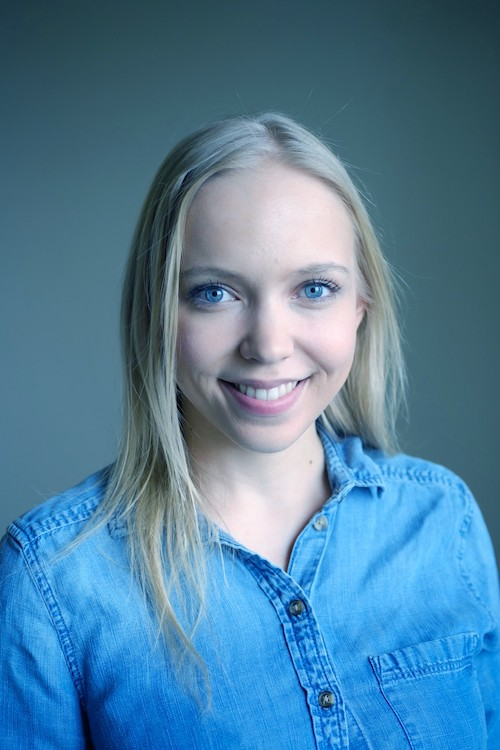
#> input picture Resources/testImage.jpg, 500 x 750 px
$ python color-detection-snippets.py
#> lines starting #> are read from the running program, lines starting #| are printed output that depends on the picture; after the words box and inside, x2 and y2 are one past the last pixel; in counts of white or black regions, pixels touching at a corner belong together
import cv2
import numpy as np

def stackImages(scale,imgArray):
    rows = len(imgArray)
    cols = len(imgArray[0])
    rowsAvailable = isinstance(imgArray[0], list)
    width = imgArray[0][0].shape[1]
    height = imgArray[0][0].shape[0]
    if rowsAvailable:
        for x in range ( 0, rows):
            for y in range(0, cols):
                if imgArray[x][y].shape[:2] == imgArray[0][0].shape [:2]:
                    imgArray[x][y] = cv2.resize(imgArray[x][y], (0, 0), None, scale, scale)
                else:
                    imgArray[x][y] = cv2.resize(imgArray[x][y], (imgArray[0][0].shape[1], imgArray[0][0].shape[0]), None, scale, scale)
                if len(imgArray[x][y].shape) == 2: imgArray[x][y]= cv2.cvtColor( imgArray[x][y], cv2.COLOR_GRAY2BGR)
        imageBlank = np.zeros((height, width, 3), np.uint8)
        hor = [imageBlank]*rows
        hor_con = [imageBlank]*rows
        for x in range(0, rows):
            hor[x] = np.hstack(imgArray[x])
        ver = np.vstack(hor)
    else:
        for x in range(0, rows):
            if imgArray[x].shape[:2] == imgArray[0].shape[:2]:
                imgArray[x] = cv2.resize(imgArray[x], (0, 0), None, scale, scale)
            else:
                imgArray[x] = cv2.resize(imgArray[x], (imgArray[0].shape[1], imgArray[0].shape[0]), None,scale, scale)
            if len(imgArray[x].shape) == 2: imgArray[x] = cv2.cvtColor(imgArray[x], cv2.COLOR_GRAY2BGR)
        hor= np.hstack(imgArray)
        ver = hor
    return ver


path = 'Resources/testImage.jpg'

# --- COLOR DETECTION ---
# 1) convert image to HSV
# 2) We don't usually know the color range so to help find the color range visually we use trackbars
# 3) Use min and max values to filter particular color from image using a mask
# 4) Add color to mask to see only filtered color from images

# Important: Name must be same in all ("Trackbars")
# createTrackbar requires always a function so we define just empty
def empty(a):
    pass

cv2.namedWindow("TrackBars")
cv2.resizeWindow("TrackBars",640,240)

# NOTE:
# For HSV, hue range is [0,179],
# saturation range is [0,255],
# value range is [0,255].
# Different software use different scales so if you are comparing
# OpenCV values with them, you need to normalize these ranges.
# https://docs.opencv.org/master/df/d9d/tutorial_py_colorspaces.html
cv2.createTrackbar("Hue Min","TrackBars",0,179,empty)
cv2.createTrackbar("Hue Max","TrackBars",19,179,empty)
cv2.createTrackbar("Sat Min","TrackBars",110,255,empty)
cv2.createTrackbar("Sat Max","TrackBars",240,255,empty)
cv2.createTrackbar("Val Min","TrackBars",153,255,empty)
cv2.createTrackbar("Val Max","TrackBars",255,255,empty)

while True:
    img = cv2.imread(path)
#> img is the input picture: shape (750, 500, 3); mean B, G, R 158.5, 128.4, 81.4
    imgHSV = cv2.cvtColor(img,cv2.COLOR_BGR2HSV)
#> imgHSV: shape (750, 500, 3); mean H, S, V 104.3, 120.8, 159.1
    # use hue, saturation and value from trackbar window values
    h_min = cv2.getTrackbarPos("Hue Min","TrackBars")
    h_max = cv2.getTrackbarPos("Hue Max", "TrackBars")
    s_min = cv2.getTrackbarPos("Sat Min", "TrackBars")
    s_max = cv2.getTrackbarPos("Sat Max", "TrackBars")
    v_min = cv2.getTrackbarPos("Val Min", "TrackBars")
    v_max = cv2.getTrackbarPos("Val Max", "TrackBars")
    print(h_min,h_max,s_min,s_max,v_min,v_max)

    # HOW TO FIND HSV VALUES (COLOR) TO DETECT WITHOUT TRACKBAR
    # green = np.uint8([[[0, 255, 0]]])
    # hsv_green = cv2.cvtColor(green, cv2.COLOR_BGR2HSV)
    # print(hsv_green)
    # >> [[[60 255 255]]]
    # Now you take [H-10, 100,100] and [H+10, 255, 255] as the lower bound and upper bound respectively.
    # Apart from this method, you can use any image editing tools like GIMP or any online converters to find these values,
    # but don't forget to adjust the HSV ranges.

    lower = np.array([h_min,s_min,v_min])
    upper = np.array([h_min,s_max,v_max])
    # use mask to detect a particular color in a given image using lower and upper limit
    # filter out image of given color
    # mask will return black and white image
    mask = cv2.inRange(imgHSV,lower,upper)
#> mask: shape (750, 500); every value is 0
    # to display color we want to detect in black and white color, we can use bitwise_and
    # - gets colored original pixel from original image if mask has a white pixel
    # - if mask pixel is black, it will remain black
    imgResult = cv2.bitwise_and(img,img,mask=mask)
#> imgResult: shape (750, 500, 3); every value is 0


    # [6 lines of commented-out code are left out]
    imgStack = stackImages(0.6,([img,imgHSV],[mask,imgResult]))
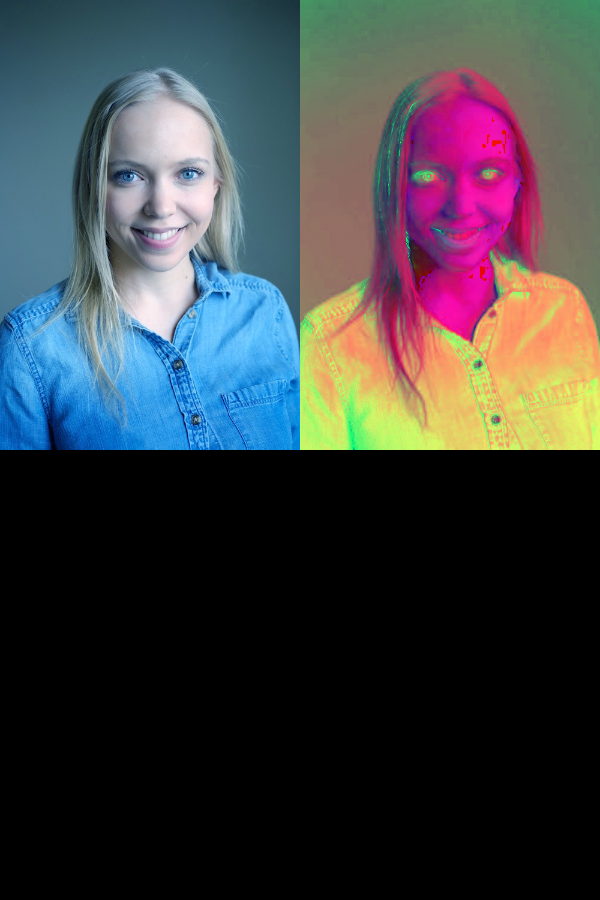
#> imgStack: shape (900, 600, 3); mean B, G, R 65.7, 62.3, 60.1
    cv2.imshow("Stacked Images", imgStack)

    cv2.waitKey(1)

$ run again, with Resources/cars.jpg copied over Resources/testImage.jpg
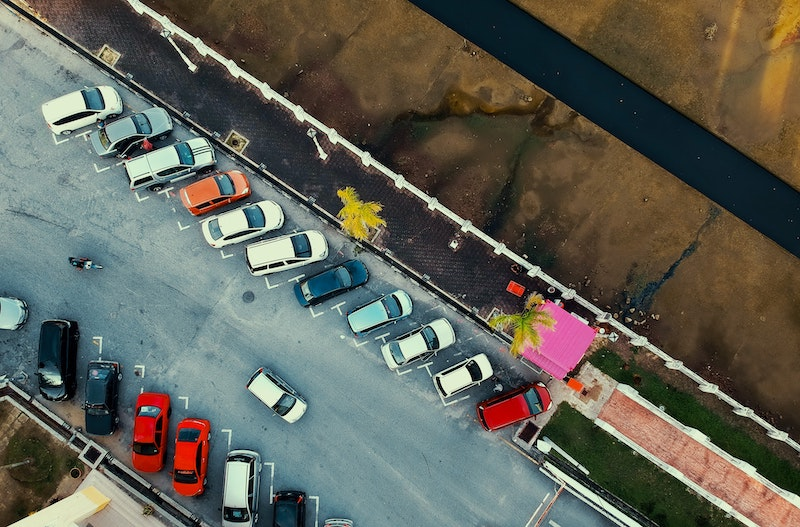
#> input picture Resources/cars.jpg, 800 x 527 px
#> img is the input picture: shape (527, 800, 3); mean B, G, R 87.1, 97.4, 97
#> imgHSV: shape (527, 800, 3); mean H, S, V 59.4, 96.3, 110.6
#> `mask = cv2.inRange(imgHSV,lower,upper)`:
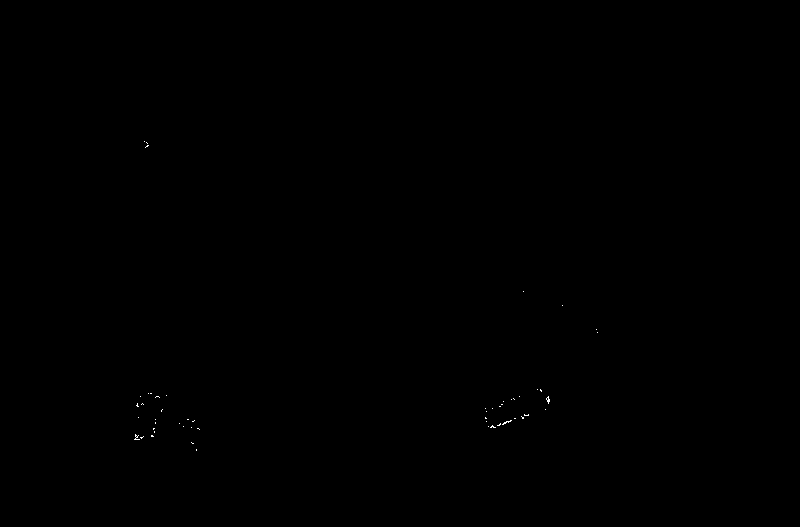
#> mask: shape (527, 800); 0.04% white in thin lines or dots, all inside (x1, y1, x2, y2) = (134, 141, 598, 451)
#> `imgStack = stackImages(0.6,([img,imgHSV],[mask,imgResult]))`:
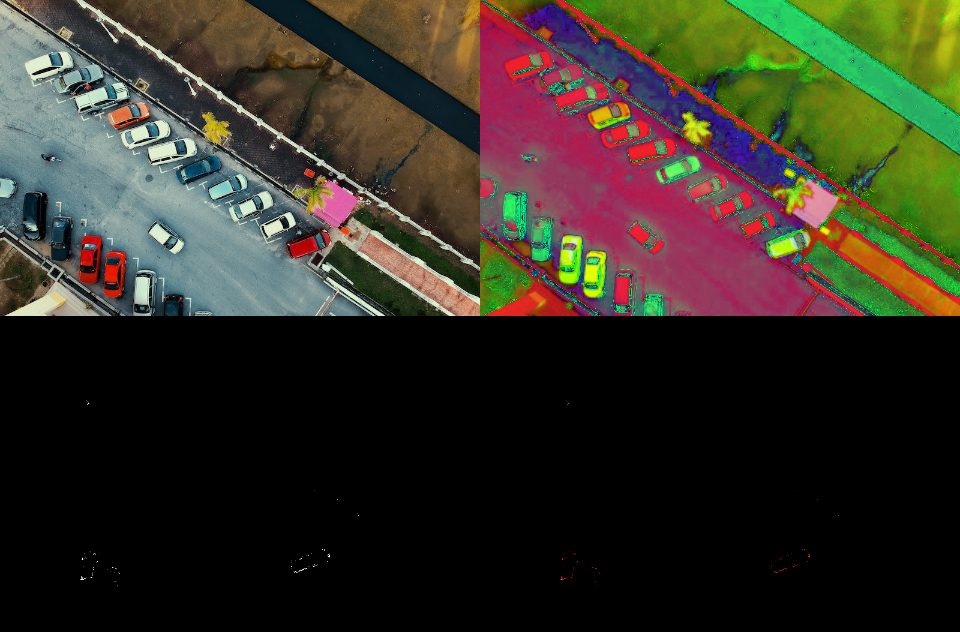
#> imgStack: shape (632, 960, 3); mean B, G, R 36.6, 48.4, 51.9

$ run again, with Resources/group_photo.jpg copied over Resources/testImage.jpg
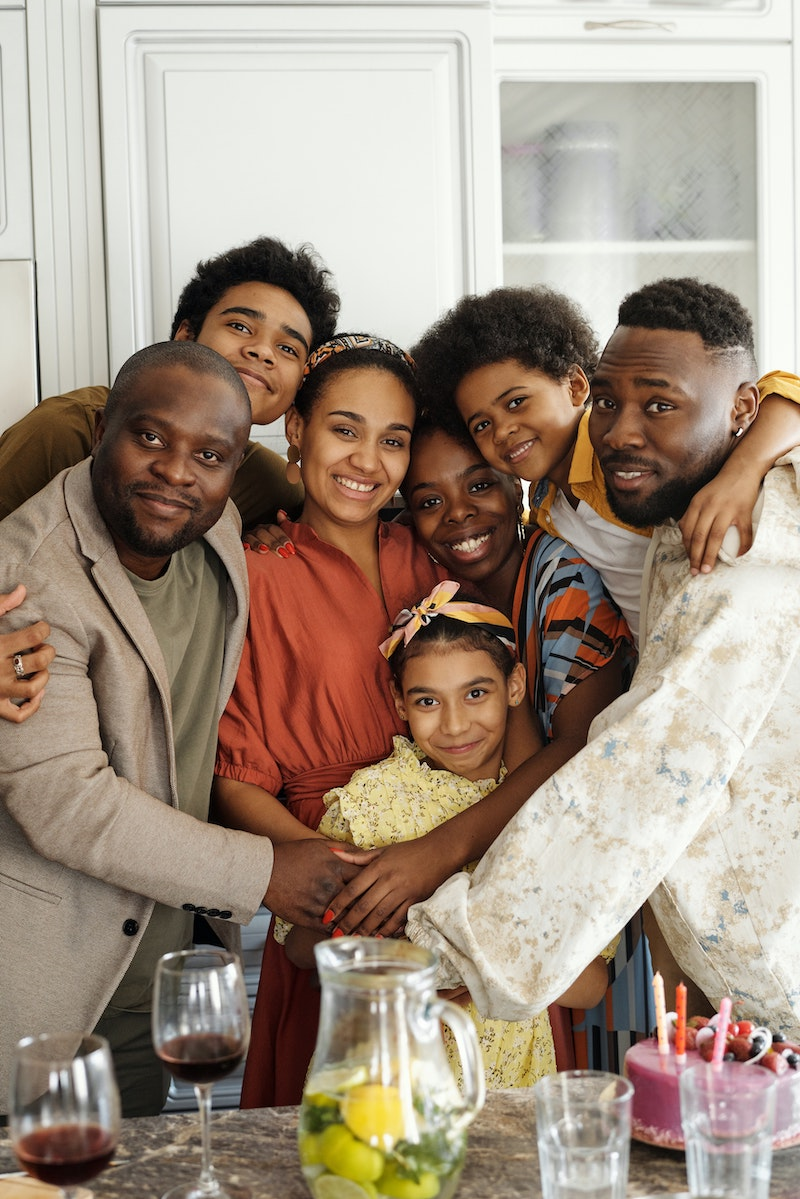
#> input picture Resources/group_photo.jpg, 800 x 1199 px
#> img is the input picture: shape (1199, 800, 3); mean B, G, R 129.6, 144.8, 161.7
#> imgHSV: shape (1199, 800, 3); mean H, S, V 27.9, 68.7, 162.6
#> `mask = cv2.inRange(imgHSV,lower,upper)`:
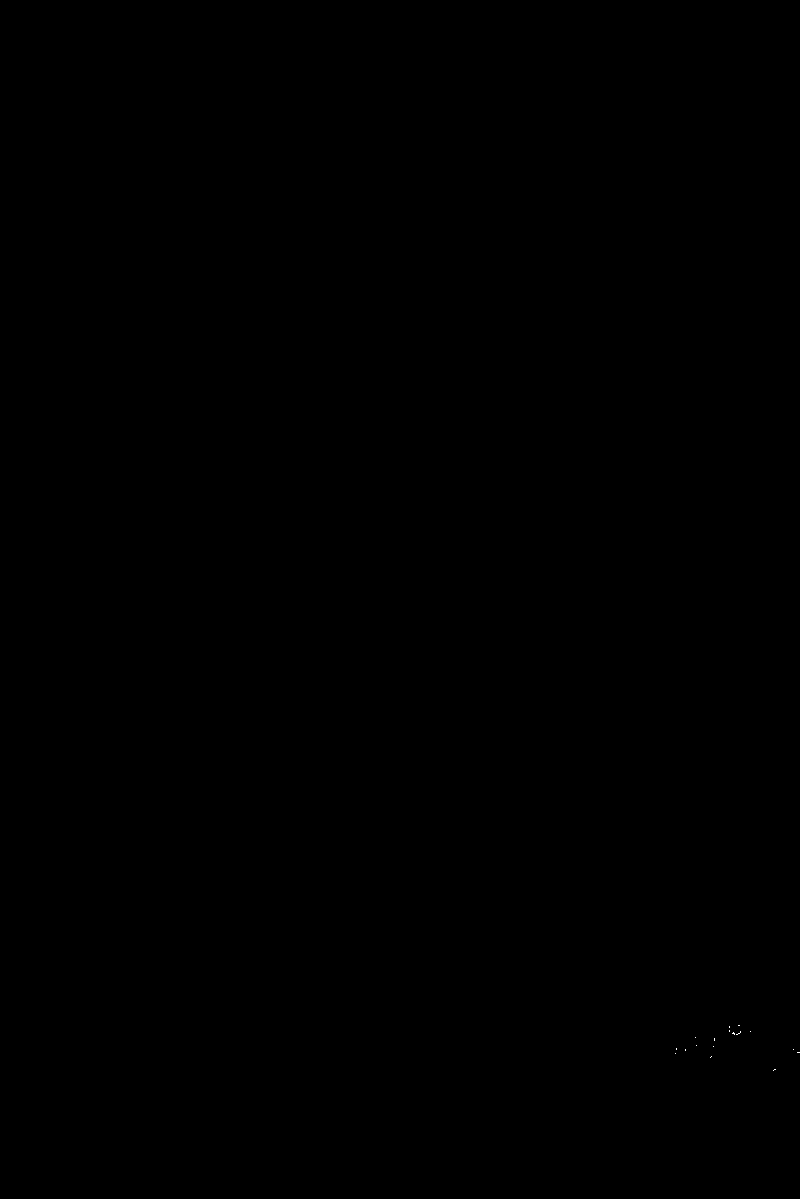
#> mask: shape (1199, 800); 0% white in thin lines or dots, all inside (x1, y1, x2, y2) = (675, 1025, 800, 1071)
#> `imgStack = stackImages(0.6,([img,imgHSV],[mask,imgResult]))`:
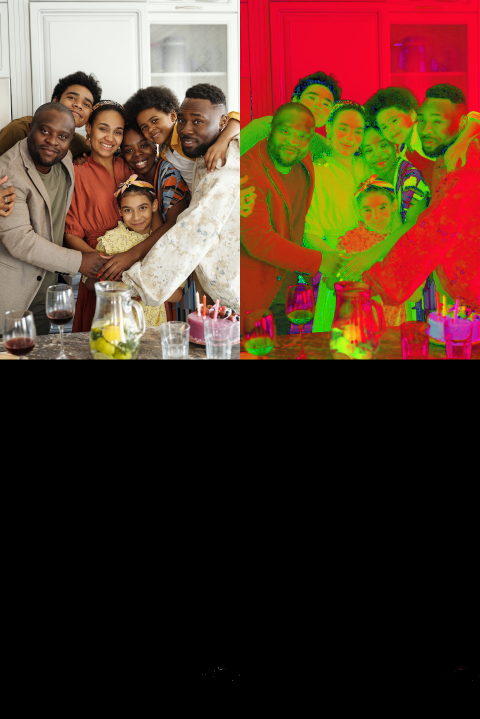
#> imgStack: shape (1438, 960, 3) (shown at 1/2 size); mean B, G, R 39.4, 53.3, 81.1
